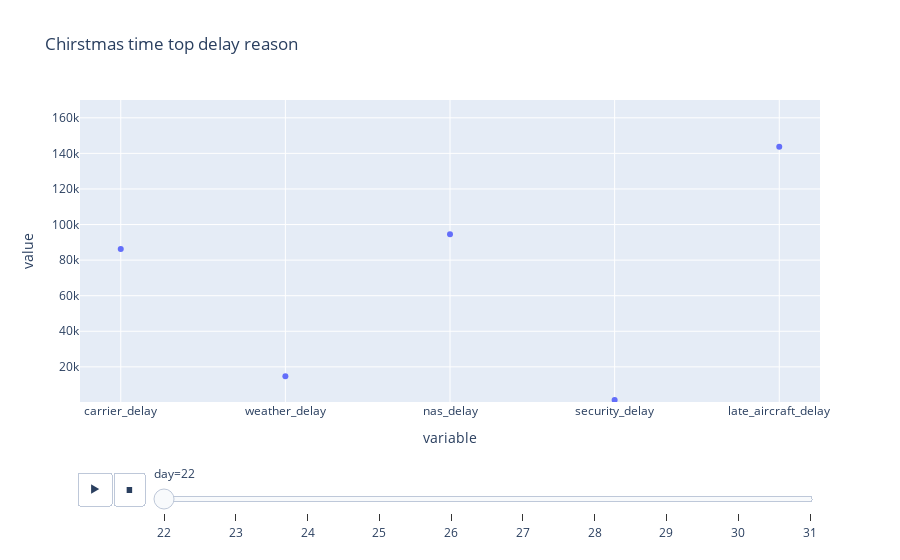

The notebook cell this image was saved under:
### Code cell
# plot the animation 
fig = px.scatter(df_delay_christmas,x="variable", y="value", animation_frame="day",range_y=[250,170000], title= 'Chirstmas time top delay reason')

fig.show()

### Figure 1 — Plotly figure (JSON) as saved in the notebook; plotly's stock layout.template omitted (floating-point values rounded to 4 significant figures)
{"data": [{"hovertemplate": "day=22<br>variable=%{x}<br>value=%{y}<extra></extra>", "legendgroup": "", "marker": {"color": "#636efa", "symbol": "circle"}, "mode": "markers", "name": "", "orientation": "v", "showlegend": false, "type": "scatter", "x": ["carrier_delay", "weather_delay", "nas_delay", "security_delay", "late_aircraft_delay"], "xaxis": "x", "y": [86205, 14752, 94555, 1338, 143715], "yaxis": "y"}], "layout": {"legend": {"tracegroupgap": 0}, "sliders": [{"active": 0, "currentvalue": {"prefix": "day="}, "len": 0.9, "pad": {"b": 10, "t": 60}, "steps": [{"args": [["22"], {"frame": {"duration": 0, "redraw": false}, "fromcurrent": true, "mode": "immediate", "transition": {"duration": 0, "easing": "linear"}}], "label": "22", "method": "animate"}, {"args": [["23"], {"frame": {"duration": 0, "redraw": false}, "fromcurrent": true, "mode": "immediate", "transition": {"duration": 0, "easing": "linear"}}], "label": "23", "method": "animate"}, {"args": [["24"], {"frame": {"duration": 0, "redraw": false}, "fromcurrent": true, "mode": "immediate", "transition": {"duration": 0, "easing": "linear"}}], "label": "24", "method": "animate"}, {"args": [["25"], {"frame": {"duration": 0, "redraw": false}, "fromcurrent": true, "mode": "immediate", "transition": {"duration": 0, "easing": "linear"}}], "label": "25", "method": "animate"}, {"args": [["26"], {"frame": {"duration": 0, "redraw": false}, "fromcurrent": true, "mode": "immediate", "transition": {"duration": 0, "easing": "linear"}}], "label": "26", "method": "animate"}, {"args": [["27"], {"frame": {"duration": 0, "redraw": false}, "fromcurrent": true, "mode": "immediate", "transition": {"duration": 0, "easing": "linear"}}], "label": "27", "method": "animate"}, {"args": [["28"], {"frame": {"duration": 0, "redraw": false}, "fromcurrent": true, "mode": "immediate", "transition": {"duration": 0, "easing": "linear"}}], "label": "28", "method": "animate"}, {"args": [["29"], {"frame": {"duration": 0, "redraw": false}, "fromcurrent": true, "mode": "immediate", "transition": {"duration": 0, "easing": "linear"}}], "label": "29", "method": "animate"}, {"args": [["30"], {"frame": {"duration": 0, "redraw": false}, "fromcurrent": true, "mode": "immediate", "transition": {"duration": 0, "easing": "linear"}}], "label": "30", "method": "animate"}, {"args": [["31"], {"frame": {"duration": 0, "redraw": false}, "fromcurrent": true, "mode": "immediate", "transition": {"duration": 0, "easing": "linear"}}], "label": "31", "method": "animate"}], "x": 0.1, "xanchor": "left", "y": 0, "yanchor": "top"}], "title": {"text": "Chirstmas time top delay reason"}, "updatemenus": [{"buttons": [{"args": [null, {"frame": {"duration": 500, "redraw": false}, "fromcurrent": true, "mode": "immediate", "transition": {"duration": 500, "easing": "linear"}}], "label": "&#9654;", "method": "animate"}, {"args": [[null], {"frame": {"duration": 0, "redraw": false}, "fromcurrent": true, "mode": "immediate", "transition": {"duration": 0, "easing": "linear"}}], "label": "&#9724;", "method": "animate"}], "direction": "left", "pad": {"r": 10, "t": 70}, "showactive": false, "type": "buttons", "x": 0.1, "xanchor": "right", "y": 0, "yanchor": "top"}], "xaxis": {"anchor": "y", "domain": [0, 1], "title": {"text": "variable"}}, "yaxis": {"anchor": "x", "domain": [0, 1], "range": [250, 170000], "title": {"text": "value"}}}}
